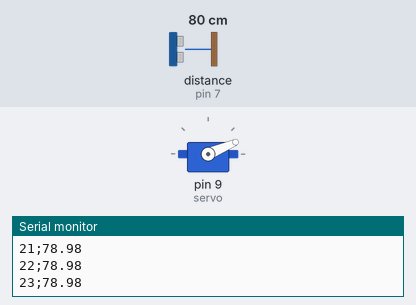
Bench run of a sketch on a simulated Arduino Uno, built with avr-gcc and run on an emulated ATmega328P. Parts: servo, the last lines printed to the serial monitor. Wiring (inferred from the names in the program): ultrasonic range finder: trigger pin 8; echo pin 7. Inputs (shaded band) come from the test bench; at power-on: distance to the obstacle (sensor on pin 7) 80 cm. The echo pulse lasts 58.3 µs per cm.

Above: at 1.29 s.
1.3 s: distance to the obstacle (sensor on pin 7) set to 2 cm
At 2.16 s:
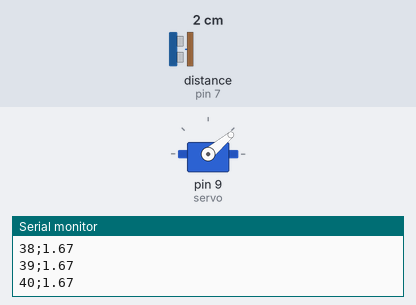
4.3 s: distance to the obstacle (sensor on pin 7) set to 18 cm
At 4.47 s:
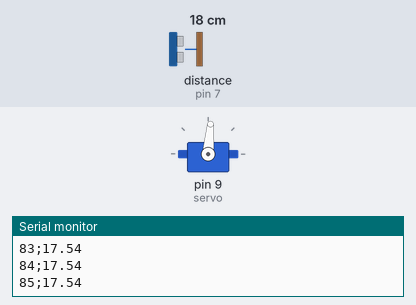
10.3 s: distance to the obstacle (sensor on pin 7) set to 250 cm
At 10.31 s:
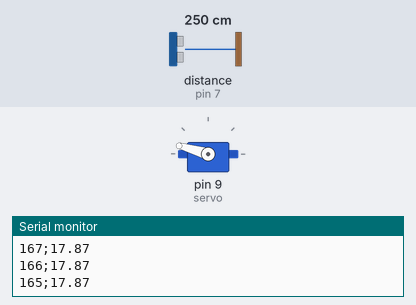
Timing chart, 0 to 19.3 s (numbered marks = the images above; inputs shaded):
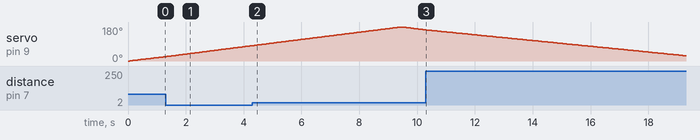

The sketch:

total.ino
```cpp
#include <Servo.h>
Servo servo;
int pos=0,number=0;
int trigg=8,echo=7;
const float speed_sound=0.034;

void setup() {
 pinMode(trigg,OUTPUT);
pinMode(echo,INPUT);
servo.attach(9);
Serial.begin(9600);
}

float distance(){
  unsigned long duration;
  float n_distance;
  digitalWrite(trigg,LOW);
delayMicroseconds(2);
digitalWrite(trigg,OUTPUT);
delayMicroseconds(10);
digitalWrite(trigg,LOW);
duration=pulseIn(echo,HIGH);
n_distance=duration*speed_sound/2;
return(n_distance);
}

void loop() {
String nb;
int angle;
float dist;
for(angle=0;angle<=180;angle++){
servo.write(angle);
dist=distance();
Serial.print(angle);
Serial.print(";");
Serial.println(dist);
delay(50);
}
for(angle=180;angle>=0;angle--){
servo.write(angle);
dist=distance();
Serial.print(angle);
Serial.print(";");
Serial.println(dist);
delay(50);
}
}
```
